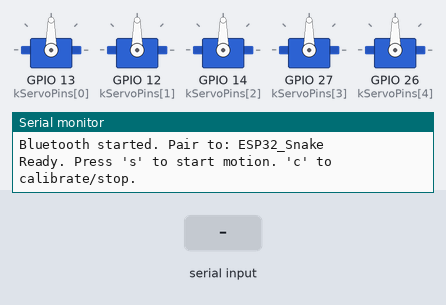
Recording of a sketch running on a simulated ESP32. Shown: 5 × servo, the last lines printed to the serial monitor. The test bench sets the inputs (shaded band). Nothing arrives over Bluetooth unless stated.

Above: at 1.4 s.
1.5 s: "s" received over the second serial link
At 1.66 s:
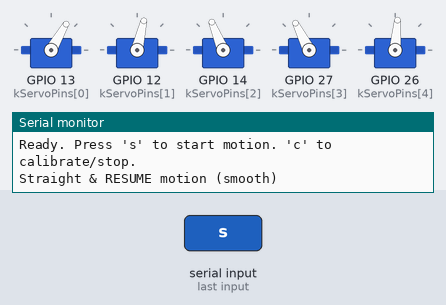
At 2.27 s:
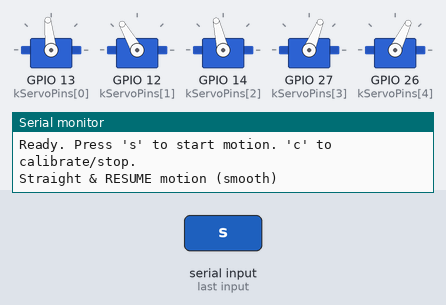
4.5 s: "R" received over the second serial link
At 4.68 s:
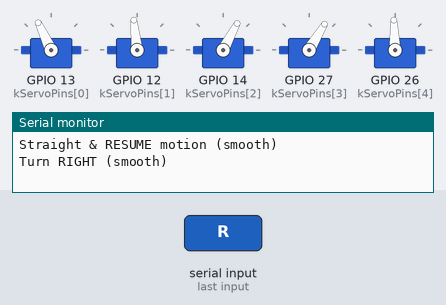
7.5 s: "+" received over the second serial link
10.5 s: "90,45\n" received over the second serial link
13.5 s: "l90\n" received over the second serial link
16.5 s: "5\n" received over the second serial link
At 16.65 s:
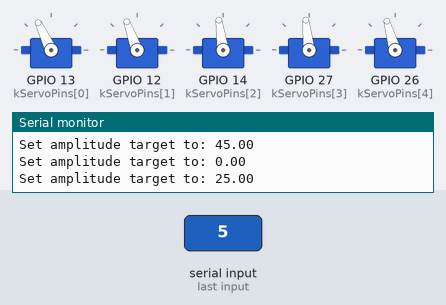
Timing chart, 0 to 23.1 s (numbered marks = the images above; inputs shaded):
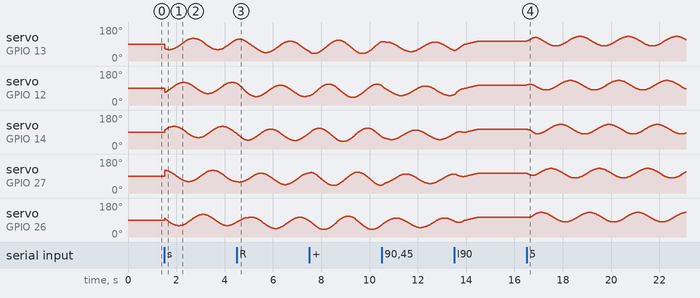

The sketch:

Manual_Control_SerialBT.ino
```cpp
// #include "BluetoothSerial.h"

// BluetoothSerial SerialBT;

// void setup() {
//   Serial.begin(115200);
//   SerialBT.begin("ESP32_BT");   // Name shown when pairing
//   Serial.println("Bluetooth started. Waiting for data...");
// }

// void loop() {
//   if (SerialBT.available()) {
//     char c = SerialBT.read();   // Read 1 character
//     Serial.print("Received via BT: ");
//     Serial.println(c);
//   }
// }


#include <ESP32Servo.h>
#include <math.h>
#include "BluetoothSerial.h"

// =========================
// Config
// =========================
static const int   kNumServos = 5;
static const int   kServoPins[kNumServos] = {13, 12, 14, 27, 26};
static const float kPhaseShift = TWO_PI / kNumServos;   // 2π/5
static const int   kUpdateDelayMs = 20;

// Servo timing (typical)
static const int kMinUs = 500;
static const int kMaxUs = 2400;

// Motion params
static const float kFrequencyHz = 0.5f;   // traveling wave frequency
static const float kCenterDeg   = 90.0f;  // neutral position

// Turning and amplitude smoothing (slew rate limits)
static const float kTurnSlewDegPerSec = 30.0f;
static const float kAmpSlewDegPerSec  = 60.0f;

// Amplitude limits
static const float kAmpMin = 0.0f;
static const float kAmpMax = 60.0f;

// Turning targets
static const float kTurnLeftOffsetDeg  = +15.0f;
static const float kTurnRightOffsetDeg = -15.0f;

// Device name shown in Windows pairing
static const char* kBtName = "ESP32_Snake";


// =========================
// Globals
// =========================
BluetoothSerial SerialBT;
Servo servos[kNumServos];

// Motion state
static bool  motionEnabled = false;

// Targets set by commands
static float targetAmplitudeDeg = 30.0f;
static float targetTurnOffsetDeg = 0.0f;

// Smoothed (applied) values
static float currentAmplitudeDeg = 30.0f;
static float currentTurnOffsetDeg = 0.0f;

// Timekeeping
static unsigned long startTimeMs = 0;
static unsigned long lastLoopMs  = 0;


// =========================
// Helpers
// =========================
static inline float clampf(float x, float lo, float hi) {
  if (x < lo) return lo;
  if (x > hi) return hi;
  return x;
}

static inline int clampAngleToServo(float deg) {
  deg = clampf(deg, 0.0f, 180.0f);
  return (int)(deg + 0.5f);
}

static void logBoth(const char* msg) {
  Serial.println(msg);
  SerialBT.println(msg);
}

// Slew-limit `current` toward `target` by maxStep
static float slewToward(float current, float target, float maxStep) {
  float diff = target - current;
  if (diff >  maxStep) diff =  maxStep;
  if (diff < -maxStep) diff = -maxStep;
  return current + diff;
}

static void calibrateToCenter() {
  for (int i = 0; i < kNumServos; i++) {
    servos[i].write((int)kCenterDeg);
  }
}

// =========================
// Command Handling
// =========================
// Commands supported (same as your original logic):
//  c/C : calibrate + STOP (freeze at 90)
//  l/L : turn left (smooth)
//  r/R : turn right (smooth)
//  s/S : straighten (turn->0) + RESUME motion
//  0..9: amplitude = digit*5 deg
//  +   : amplitude += 5
//  -   : amplitude -= 5
static void processCommand(char c) {
  if (c == 'c' || c == 'C') {
    targetTurnOffsetDeg = 0.0f;
    currentTurnOffsetDeg = 0.0f;

    targetAmplitudeDeg = 0.0f;
    currentAmplitudeDeg = 0.0f;

    calibrateToCenter();
    motionEnabled = false;
    logBoth("Calibrate to center, STOP");

  } else if (c == 'l' || c == 'L') {
    targetTurnOffsetDeg = kTurnLeftOffsetDeg;
    logBoth("Turn LEFT (smooth)");

  } else if (c == 'r' || c == 'R') {
    targetTurnOffsetDeg = kTurnRightOffsetDeg;
    logBoth("Turn RIGHT (smooth)");

  } else if (c == 's' || c == 'S') {
    targetTurnOffsetDeg = 0.0f;
    motionEnabled = true;
    logBoth("Straight & RESUME motion (smooth)");

  } else if (c >= '0' && c <= '9') {
    int d = c - '0';
    targetAmplitudeDeg = clampf(d * 5.0f, kAmpMin, kAmpMax);

    Serial.print("Set amplitude target to: ");
    Serial.println(targetAmplitudeDeg);
    SerialBT.print("Set amplitude target to: ");
    SerialBT.println(targetAmplitudeDeg);

  } else if (c == '+') {
    targetAmplitudeDeg = clampf(targetAmplitudeDeg + 5.0f, kAmpMin, kAmpMax);

    Serial.print("Amplitude target: ");
    Serial.println(targetAmplitudeDeg);
    SerialBT.print("Amplitude target: ");
    SerialBT.println(targetAmplitudeDeg);

  } else if (c == '-') {
    targetAmplitudeDeg = clampf(targetAmplitudeDeg - 5.0f, kAmpMin, kAmpMax);

    Serial.print("Amplitude target: ");
    Serial.println(targetAmplitudeDeg);
    SerialBT.print("Amplitude target: ");
    SerialBT.println(targetAmplitudeDeg);
  }
}

static void handleBluetooth() {
  while (SerialBT.available() > 0) {
    char c = (char)SerialBT.read();
    processCommand(c);

    // Optional debug echo:
    // Serial.print("RX: "); Serial.println(c);
  }
}


// =========================
// Motion Update
// =========================
static void updateMotion(float dtSec, unsigned long nowMs) {
  // Smooth values every loop while moving
  const float maxTurnStep = kTurnSlewDegPerSec * dtSec;
  const float maxAmpStep  = kAmpSlewDegPerSec  * dtSec;

  currentTurnOffsetDeg = slewToward(currentTurnOffsetDeg, targetTurnOffsetDeg, maxTurnStep);
  currentAmplitudeDeg  = slewToward(currentAmplitudeDeg,  targetAmplitudeDeg,  maxAmpStep);

  float tSec  = (nowMs - startTimeMs) / 1000.0f;
  float omega = TWO_PI * kFrequencyHz;

  for (int i = 0; i < kNumServos; i++) {
    float phase = i * kPhaseShift;
    float angle = (kCenterDeg + currentTurnOffsetDeg)
                + currentAmplitudeDeg * sinf(omega * tSec + phase);

    servos[i].write(clampAngleToServo(angle));
  }
}


// =========================
// Setup / Loop
// =========================
void setup() {
  Serial.begin(115200);
  delay(200);

  if (!SerialBT.begin(kBtName)) {
    Serial.println("Bluetooth failed to start!");
  } else {
    Serial.print("Bluetooth started. Pair to: ");
    Serial.println(kBtName);
  }

  // PWM timers for ESP32Servo
  ESP32PWM::allocateTimer(0);
  ESP32PWM::allocateTimer(1);
  ESP32PWM::allocateTimer(2);
  ESP32PWM::allocateTimer(3);

  // Attach servos
  for (int i = 0; i < kNumServos; i++) {
    servos[i].setPeriodHertz(50);
    servos[i].attach(kServoPins[i], kMinUs, kMaxUs);
  }

  startTimeMs = millis();
  lastLoopMs  = startTimeMs;

  calibrateToCenter();
  logBoth("Ready. Press 's' to start motion. 'c' to calibrate/stop.");
}

void loop() {
  handleBluetooth();

  unsigned long nowMs = millis();
  float dtSec = (nowMs - lastLoopMs) / 1000.0f;
  lastLoopMs = nowMs;

  if (motionEnabled) {
    updateMotion(dtSec, nowMs);
  }

  delay(kUpdateDelayMs);
}
```
